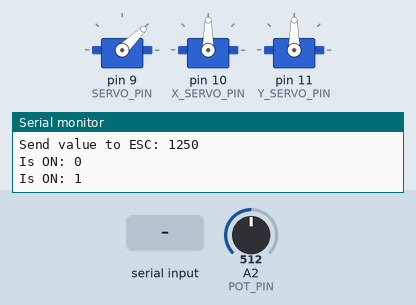
A sketch run on a simulated Arduino Uno, built with avr-gcc and run on an emulated ATmega328P. Parts: 3 × servo, the last lines printed to the serial monitor. The test bench sets the inputs (shaded band); at power-on: A2 (POT_PIN) = 512.

Above: at 4.2 s.
4.3 s: "w" received over Serial
At 5.4 s:
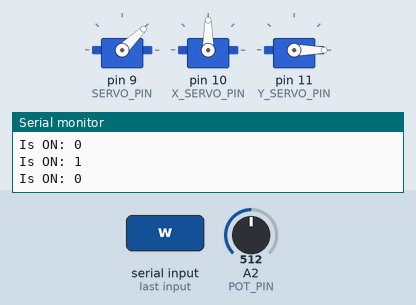
6.2 s: "a" received over Serial
At 6.7 s:
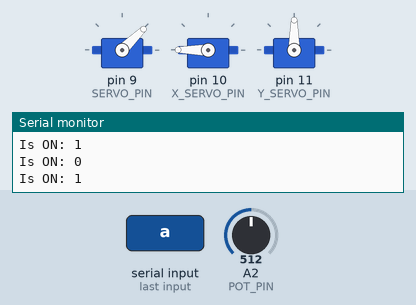
7.8 s: "s" received over Serial
At 9.1 s:
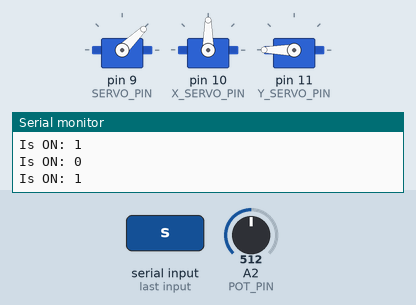
9.4 s: "d" received over Serial
At 10.4 s:
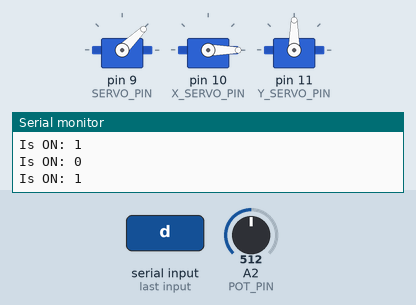
11.0 s: "q" received over Serial
At 11.6 s:
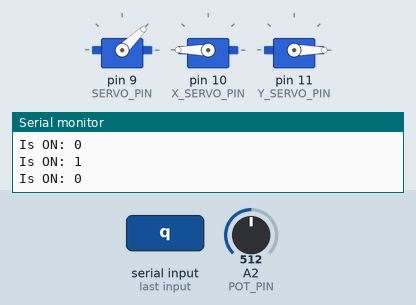
12.6 s: "e" received over Serial
At 14.0 s:
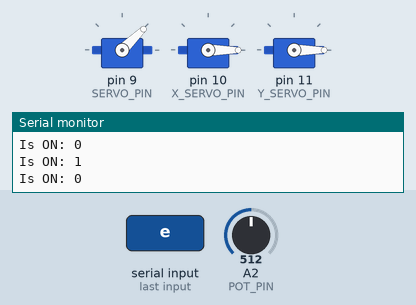
Timing chart, 0 to 15.2 s (numbered marks = the images above; inputs shaded):
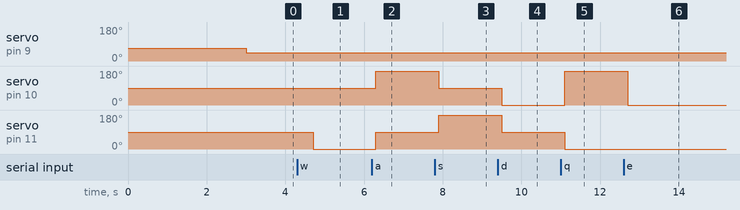

The sketch:

FlojeGimbal.ino
```cpp
#include <Servo.h>

void setup()
{
  Serial.begin(9600);

  Serial.print("waiting for motor...");
  delay(3000);
  Serial.println("done!");

  motorSetup();
  servoSetup();
}

void loop()
{
  motorLoop();
  servoLoop();

  delay(100);
}
```

Motor.ino
```cpp
#define BUTTON_PIN 0
#define SERVO_PIN 9
#define POT_PIN 2

Servo esc;  // create servo object to control a servo

int val = 1000;    // variable to read the value from the analog pin

bool isON = true;

void motorSetup()
{
  pinMode(BUTTON_PIN, INPUT);
  esc.attach(SERVO_PIN);

  // send stop
  esc.writeMicroseconds(val);
}

void motorLoop()
{
  int newPotValue = map(analogRead(POT_PIN), 0, 1023, 1000, 1500);

  if (isON && val != newPotValue)
  {
    val = newPotValue;
    esc.writeMicroseconds(val);

    Serial.print("Send value to ESC: ");
    Serial.println(val);
  }

  if (digitalRead(BUTTON_PIN) == LOW)
  {
    isON = !isON;
    Serial.print("Is ON: ");
    Serial.println(isON);

    if (!isON)
    {
      esc.writeMicroseconds(1000);
    }

    delay(500);
  }
}
```

Servo.ino
```cpp
#define X_SERVO_PIN 10
#define Y_SERVO_PIN 11

Servo servoX;
Servo servoY;

int x = 90;
int y = 90;

void servoSetup()
{
  servoX.attach(X_SERVO_PIN);
  servoY.attach(Y_SERVO_PIN);

  servoX.write(x);
  servoY.write(y);
}

void servoLoop()
{
  if ( Serial.available()) {
    char ch = Serial.read();

    switch (ch) {
      case ' ':
        x = 90;
        y = 90;
        break;
      case 'w':
        x = 90;
        y = 0;
        break;
      case 'a':
        x = 180;
        y = 90;
        break;
      case 's':
        x = 90;
        y = 180;
        break;
      case 'd':
        x = 0;
        y = 90;
        break;
      case 'q':
        x = 180;
        y = 0;
        break;
      case 'e':
        x = 0;
        y = 0;
          break;
    }

    servoX.write(x);
    servoY.write(y);

    delay(1000);
  }
}
```

Measured:
- after the input at 4.3 s, servo on pin 11 (Y_SERVO_PIN): 90° → 0° after 0.40 s
- after the input at 6.2 s, servo on pin 10 (X_SERVO_PIN): 90° → 180° after 0.10 s; servo on pin 11 (Y_SERVO_PIN): 0° → 90° after 0.10 s
- after the input at 7.8 s, servo on pin 10 (X_SERVO_PIN): 180° → 90° after 0.10 s; servo on pin 11 (Y_SERVO_PIN): 90° → 180° after 0.10 s
- after the input at 9.4 s, servo on pin 10 (X_SERVO_PIN): 90° → 0° after 0.10 s; servo on pin 11 (Y_SERVO_PIN): 180° → 90° after 0.10 s
- after the input at 11.0 s, servo on pin 10 (X_SERVO_PIN): 0° → 180° after 0.10 s; servo on pin 11 (Y_SERVO_PIN): 90° → 0° after 0.10 s
- after the input at 12.6 s, servo on pin 10 (X_SERVO_PIN): 180° → 0° after 0.11 s
